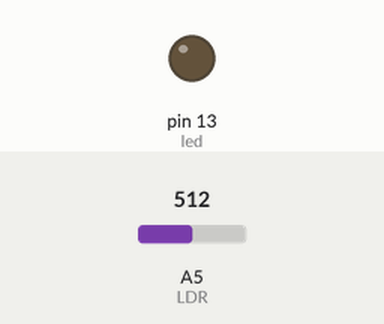
Bench run of a sketch on a simulated Arduino Uno, built with avr-gcc and run on an emulated ATmega328P. Parts: output pins drawn as LEDs (lit = HIGH). The inputs (shaded band) are chosen by the test bench; at power-on: A5 (LDR) = 512.

Above: at 1.2 s.
1.3 s: A5 (LDR) set to 482
At 2.2 s:
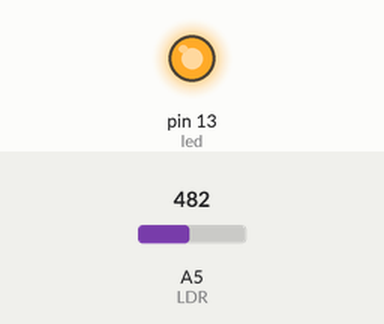
2.8 s: A5 (LDR) set to 510
At 3.4 s:
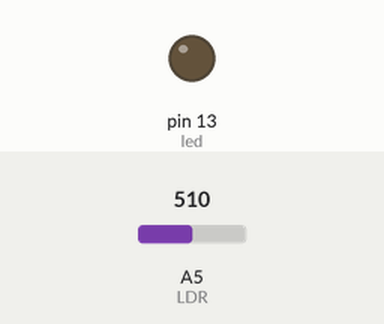
4.3 s: A5 (LDR) set to 490
At 4.7 s:
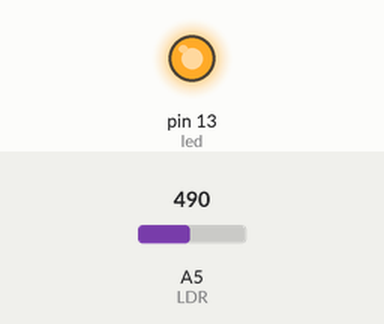
Timing chart, 0 to 7.3 s (numbered marks = the images above; inputs shaded):
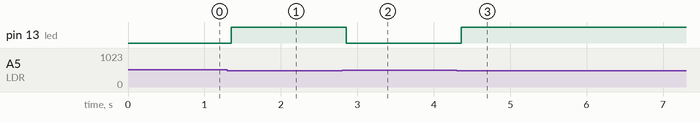

Measured:
- the behaviour switches between 500 and 499 on A5 (LDR) (found by bisection; images 0 and 1)
- after the input at 1.3 s, pin 13 (led): LOW → HIGH after 0.05 s
- after the input at 2.8 s, pin 13 (led): HIGH → LOW after 0.06 s
- after the input at 4.3 s, pin 13 (led): LOW → HIGH after 0.06 s

The sketch:

ldr.ino
```cpp
#define led 13    //13 nolu pine LED bağladık

void setup() {
  pinMode(led, OUTPUT);  //LED çıkış elemanı
}
void loop() {
  int deger = analogRead(A5);  //LDR'den okunan değeri deger değişkenine atandı
  delay(50);    //50 milisaniye bekledi

  //Okunan değer 500'den küçük ise
  if (deger < 500) {
    digitalWrite(led, HIGH); //LED yanacak
  }

  //Okunan değer 500'den büyük ise
  if (deger > 500) {
    digitalWrite(led, LOW); //LED sönecek
  }
}
```
